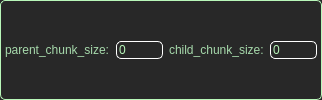
               <widget class="QGroupBox" name="groupBox_10">
                <property name="sizePolicy">
                 <sizepolicy hsizetype="Minimum" vsizetype="Preferred">
                  <horstretch>0</horstretch>
                  <verstretch>0</verstretch>
                 </sizepolicy>
                </property>
                <property name="styleSheet">
                 <string notr="true">QGroupBox {
	border: 1px solid rgb(184, 247, 185);
	border-radius: 5px;
	background-color: rgb(40, 40, 40);
	text-align: center;
	color: White;
}</string>
                </property>
                <property name="title">
                 <string/>
                </property>
                <property name="alignment">
                 <set>Qt::AlignmentFlag::AlignLeading|Qt::AlignmentFlag::AlignLeft|Qt::AlignmentFlag::AlignTop</set>
                </property>
                <layout class="QHBoxLayout" name="horizontalLayout_29" stretch="1">
                 <property name="leftMargin">
                  <number>4</number>
                 </property>
                 <property name="topMargin">
                  <number>0</number>
                 </property>
                 <property name="rightMargin">
                  <number>4</number>
                 </property>
                 <property name="bottomMargin">
                  <number>0</number>
                 </property>
                 <item>
                  <layout class="QHBoxLayout" name="horizontalLayout_15" stretch="1,1,0">
                   <property name="topMargin">
                    <number>1</number>
                   </property>
                   <property name="bottomMargin">
                    <number>1</number>
                   </property>
                   <item>
                    <widget class="QLabel" name="label_22">
                     <property name="sizePolicy">
                      <sizepolicy hsizetype="Minimum" vsizetype="Preferred">
                       <horstretch>0</horstretch>
                       <verstretch>0</verstretch>
                      </sizepolicy>
                     </property>
                     <property name="styleSheet">
                      <string notr="true">QLabel {
    color: rgb(166, 217, 171);
	background-color: rgb(40, 40, 40);
}</string>
                     </property>
                     <property name="text">
                      <string>parent_chunk_size:</string>
                     </property>
                    </widget>
                   </item>
                   <item>
                    <widget class="QSpinBox" name="spin_parent_chunk_1">
                     <property name="styleSheet">
                      <string notr="true">QSpinBox {
    color: rgb(184, 247, 185);
    background-color: rgb(40, 40, 40);
    border: 1px solid rgb(255, 255, 255);
    border-radius: 5px;
}

/* 포커스 상태: 활성화 테두리 색상 변경 */
QSpinBox:focus {
    border: 1px solid rgb(184, 247, 185);
}

/* (선택 사항) 체크박스 해제 등으로 비활성화되었을 때의 스타일 */
QSpinBox:disabled {
    color: rgb(100, 100, 100);
    background-color: rgb(30, 30, 30);
    border: 1px solid rgb(70, 70, 70);
}</string>
                     </property>
                     <property name="buttonSymbols">
                      <enum>QAbstractSpinBox::ButtonSymbols::NoButtons</enum>
                     </property>
                     <property name="maximum">
                      <number>100000</number>
                     </property>
                     <property name="singleStep">
                      <number>10</number>
                     </property>
                     <property name="value">
                      <number>0</number>
                     </property>
                    </widget>
                   </item>
                   <item>
                    <layout class="QHBoxLayout" name="horizontalLayout_23">
                     <property name="topMargin">
                      <number>1</number>
                     </property>
                     <property name="bottomMargin">
                      <number>1</number>
                     </property>
                     <item>
                      <widget class="QLabel" name="label_24">
                       <property name="sizePolicy">
                        <sizepolicy hsizetype="Minimum" vsizetype="Preferred">
                         <horstretch>0</horstretch>
                         <verstretch>0</verstretch>
                        </sizepolicy>
                       </property>
                       <property name="styleSheet">
                        <string notr="true">QLabel {
    color: rgb(166, 217, 171);
	background-color: rgb(40, 40, 40);
}</string>
                       </property>
                       <property name="text">
                        <string>child_chunk_size:</string>
                       </property>
                      </widget>
                     </item>
                     <item>
                      <widget class="QSpinBox" name="spin_child_chunk_1">
                       <property name="styleSheet">
                        <string notr="true">QSpinBox {
    color: rgb(184, 247, 185);
    background-color: rgb(40, 40, 40);
    border: 1px solid rgb(255, 255, 255);
    border-radius: 5px;
}

/* 포커스 상태: 활성화 테두리 색상 변경 */
QSpinBox:focus {
    border: 1px solid rgb(184, 247, 185);
}

/* (선택 사항) 체크박스 해제 등으로 비활성화되었을 때의 스타일 */
QSpinBox:disabled {
    color: rgb(100, 100, 100);
    background-color: rgb(30, 30, 30);
    border: 1px solid rgb(70, 70, 70);
}</string>
                       </property>
                       <property name="buttonSymbols">
                        <enum>QAbstractSpinBox::ButtonSymbols::NoButtons</enum>
                       </property>
                       <property name="maximum">
                        <number>100000</number>
                       </property>
                       <property name="singleStep">
                        <number>10</number>
                       </property>
                       <property name="value">
                        <number>0</number>
                       </property>
                      </widget>
                     </item>
                    </layout>
                   </item>
                  </layout>
                 </item>
                </layout>
               </widget>
